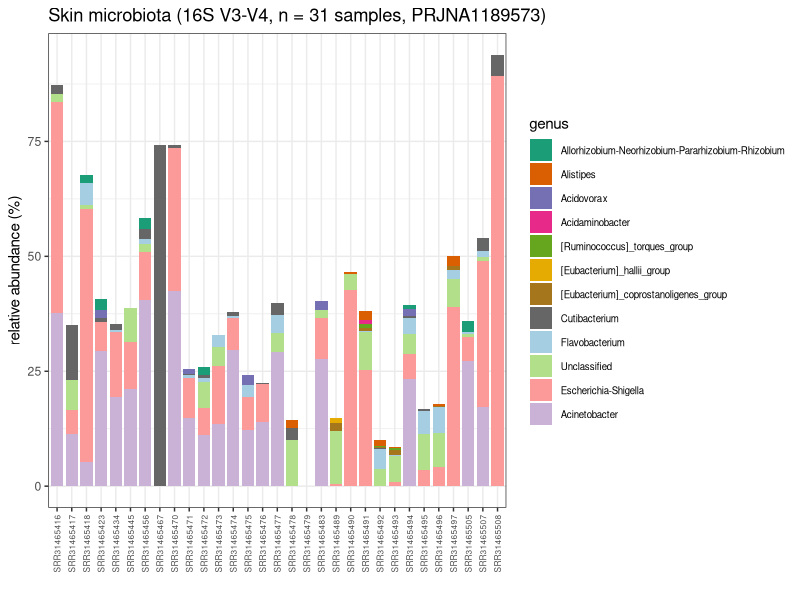
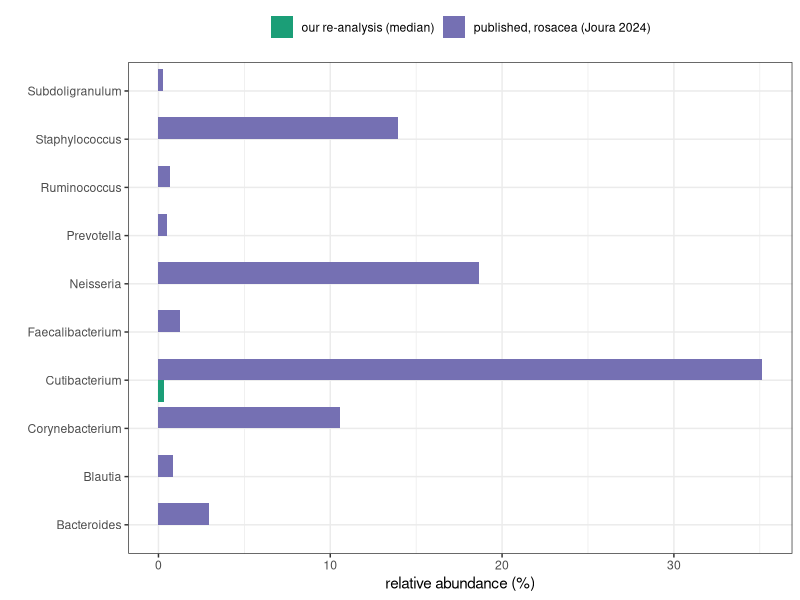

These charts were generated, in order, by the following R code:
# fig2_genus_barplot.R — Figure 2: skin genus composition (31 samples) + Joura comparison
library(ggplot2)
library(dplyr)
library(tidyr)

dir.create("output/figures", showWarnings = FALSE)
grel <- read.delim("output/m2_microbiome/genus_relabund.tsv", row.names = 1, check.names = FALSE)
grel <- grel * 100  # percentages

# top 12 genera, others pooled
gm <- sort(apply(grel, 2, median), decreasing = TRUE)
top <- names(gm)[1:12]
long <- as.data.frame(grel[, top, drop = FALSE]) %>%
  tibble::rownames_to_column("sample") %>%
  pivot_longer(-sample, names_to = "genus", values_to = "pct")
long$genus <- factor(long$genus, levels = rev(top))
p <- ggplot(long, aes(sample, pct, fill = genus)) +
  geom_col(width = 0.85) +
  scale_fill_manual(values = c("#1b9e77","#d95f02","#7570b3","#e7298a","#66a61e",
                               "#e6ab02","#a6761d","#666666","#a6cee3","#b2df8a",
                               "#fb9a99","#cab2d6")) +
  labs(x = "", y = "relative abundance (%)",
       title = "Skin microbiota (16S V3-V4, n = 31 samples, PRJNA1189573)",
       fill = "genus") +
  theme_bw() +
  theme(axis.text.x = element_text(angle = 90, hjust = 1, vjust = 0.5, size = 6),
        legend.text = element_text(size = 7))
ggsave("output/figures/Fig2_genus_barplot.png", p, width = 11, height = 5.5, dpi = 300)

# comparison panel: our median vs Joura published
pub <- data.frame(
  genus = c("Cutibacterium","Neisseria","Staphylococcus","Corynebacterium",
            "Bacteroides","Faecalibacterium","Prevotella","Blautia",
            "Ruminococcus","Subdoligranulum"),
  published_rosacea = c(35.14,18.65,13.97,10.56,2.94,1.28,0.47,0.83,0.69,0.28))
pub$our_median <- sapply(as.character(pub$genus), function(g) ifelse(g %in% names(gm), gm[g], NA))
publ <- pivot_longer(pub, -genus, names_to = "source", values_to = "pct")
p2 <- ggplot(publ, aes(genus, pct, fill = source)) +
  geom_col(position = position_dodge()) +
  coord_flip() +
  scale_fill_manual(values = c("our_median" = "#1b9e77", "published_rosacea" = "#7570b3"),
                    labels = c("our re-analysis (median)", "published, rosacea (Joura 2024)")) +
  labs(x = "", y = "relative abundance (%)") +
  theme_bw() + theme(legend.position = "top", legend.title = element_blank())
ggsave("output/figures/Fig2b_joura_comparison.png", p2, width = 6.5, height = 4.5, dpi = 300)
cat("Fig2 saved\n")
